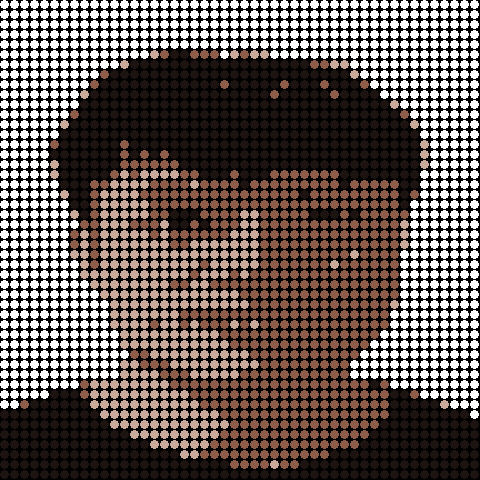
#> input picture 26.像素画定制/gogo/piexi/pixelate_output.png, 480 x 480 px
$ python '把图片分成9快.py'
#> lines starting #> are read from the running program, lines starting #| are printed output that depends on the picture
from PIL import Image

def split_image_into_nine_parts(image_path):
    # 打开图片
#> called with image_path = 'pixelate_output.png'
    image = Image.open(image_path)
#> image is the input picture: PIL image 480x480 RGB; mean R, G, B 98.7, 87.7, 83.1
    width, height = image.size
#> width = 480; height = 480

    # 计算每个部分的尺寸
    part_width = width // 3
#> part_width = 160
    part_height = height // 3
#> part_height = 160

    # 创建一个列表来存储分割后的部分
    parts = []

    # 从左上角开始分割图片
    for i in range(3):
        for j in range(3):
            # 计算当前部分的起始和结束位置
            left = j * part_width
            top = i * part_height
            right = (j + 1) * part_width
            bottom = (i + 1) * part_height

            # 裁剪图片并添加到列表中
            part = image.crop((left, top, right, bottom))
            parts.append(part)
#> after the loop, parts = 9 items

    return parts

# 使用函数分割图片并保存结果（可选）
image_path = 'pixelate_output.png'  # 替换为你的图片路径
parts = split_image_into_nine_parts(image_path)
#> parts = 9 items
for i, part in enumerate(parts):
    part.save(f'part_{i}.jpg')  # 保存每个部分为单独的文件
#> this loop made 9 passes
#> pass 1, `part.save(f'part_{i}.jpg')`:
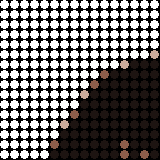
#> saved as part_0.jpg: PIL image 160x160 RGB; mean R, G, B 113.2, 110.6, 109.6
#> pass 2, `part.save(f'part_{i}.jpg')`:
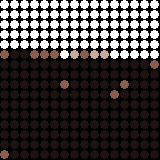
#> saved as part_1.jpg: PIL image 160x160 RGB; mean R, G, B 67.9, 63.2, 61.4
